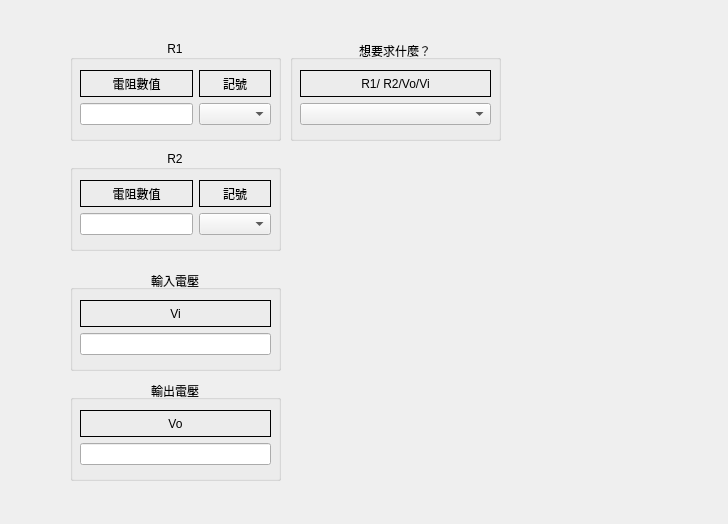
<?xml version="1.0" encoding="UTF-8"?>
<ui version="4.0">
 <class>Voltage_Divider</class>
 <widget class="QWidget" name="Voltage_Divider">
  <property name="geometry">
   <rect>
    <x>0</x>
    <y>0</y>
    <width>728</width>
    <height>524</height>
   </rect>
  </property>
  <property name="windowTitle">
   <string>Form</string>
  </property>
  <widget class="QLabel" name="label_20">
   <property name="geometry">
    <rect>
     <x>380</x>
     <y>340</y>
     <width>251</width>
     <height>111</height>
    </rect>
   </property>
   <property name="sizePolicy">
    <sizepolicy hsizetype="Ignored" vsizetype="Ignored">
     <horstretch>0</horstretch>
     <verstretch>0</verstretch>
    </sizepolicy>
   </property>
   <property name="text">
    <string/>
   </property>
   <property name="pixmap">
    <pixmap resource="../resources/Scientific_computing.qrc">:/resources/Voltage_divider-f.bmp</pixmap>
   </property>
  </widget>
  <widget class="QGroupBox" name="groupBox_8">
   <property name="geometry">
    <rect>
     <x>70</x>
     <y>270</y>
     <width>211</width>
     <height>101</height>
    </rect>
   </property>
   <property name="title">
    <string>輸入電壓</string>
   </property>
   <property name="alignment">
    <set>Qt::AlignmentFlag::AlignCenter</set>
   </property>
   <widget class="QWidget" name="layoutWidget_8">
    <property name="geometry">
     <rect>
      <x>10</x>
      <y>30</y>
      <width>191</width>
      <height>55</height>
     </rect>
    </property>
    <layout class="QGridLayout" name="gridLayout_10">
     <item row="1" column="0">
      <widget class="QLineEdit" name="VI_Input_lineEdit"/>
     </item>
     <item row="0" column="0">
      <widget class="QLabel" name="label_18">
       <property name="frameShape">
        <enum>QFrame::Shape::Box</enum>
       </property>
       <property name="text">
        <string>Vi</string>
       </property>
       <property name="alignment">
        <set>Qt::AlignmentFlag::AlignCenter</set>
       </property>
      </widget>
     </item>
    </layout>
   </widget>
  </widget>
  <widget class="QGroupBox" name="groupBox_9">
   <property name="geometry">
    <rect>
     <x>70</x>
     <y>380</y>
     <width>211</width>
     <height>101</height>
    </rect>
   </property>
   <property name="title">
    <string>輸出電壓</string>
   </property>
   <property name="alignment">
    <set>Qt::AlignmentFlag::AlignCenter</set>
   </property>
   <widget class="QWidget" name="layoutWidget_9">
    <property name="geometry">
     <rect>
      <x>10</x>
      <y>30</y>
      <width>191</width>
      <height>55</height>
     </rect>
    </property>
    <layout class="QGridLayout" name="gridLayout_11">
     <item row="1" column="0">
      <widget class="QLineEdit" name="Vo_Input_lineEdit"/>
     </item>
     <item row="0" column="0">
      <widget class="QLabel" name="label_19">
       <property name="frameShape">
        <enum>QFrame::Shape::Box</enum>
       </property>
       <property name="text">
        <string>Vo</string>
       </property>
       <property name="alignment">
        <set>Qt::AlignmentFlag::AlignCenter</set>
       </property>
      </widget>
     </item>
    </layout>
   </widget>
  </widget>
  <widget class="QLabel" name="label_2">
   <property name="geometry">
    <rect>
     <x>390</x>
     <y>150</y>
     <width>211</width>
     <height>171</height>
    </rect>
   </property>
   <property name="sizePolicy">
    <sizepolicy hsizetype="Ignored" vsizetype="Ignored">
     <horstretch>0</horstretch>
     <verstretch>0</verstretch>
    </sizepolicy>
   </property>
   <property name="text">
    <string/>
   </property>
   <property name="pixmap">
    <pixmap resource="../resources/Scientific_computing.qrc">:/resources/Voltage_divider.bmp</pixmap>
   </property>
  </widget>
  <widget class="QGroupBox" name="groupBox_7">
   <property name="geometry">
    <rect>
     <x>70</x>
     <y>150</y>
     <width>211</width>
     <height>101</height>
    </rect>
   </property>
   <property name="title">
    <string>R2</string>
   </property>
   <property name="alignment">
    <set>Qt::AlignmentFlag::AlignCenter</set>
   </property>
   <widget class="QWidget" name="layoutWidget_7">
    <property name="geometry">
     <rect>
      <x>10</x>
      <y>30</y>
      <width>191</width>
      <height>55</height>
     </rect>
    </property>
    <layout class="QGridLayout" name="gridLayout_9">
     <item row="1" column="0">
      <widget class="QLineEdit" name="R2_Input_lineEdit"/>
     </item>
     <item row="0" column="0">
      <widget class="QLabel" name="label_16">
       <property name="frameShape">
        <enum>QFrame::Shape::Box</enum>
       </property>
       <property name="text">
        <string>電阻數值</string>
       </property>
       <property name="alignment">
        <set>Qt::AlignmentFlag::AlignCenter</set>
       </property>
      </widget>
     </item>
     <item row="0" column="1">
      <widget class="QLabel" name="label_17">
       <property name="frameShape">
        <enum>QFrame::Shape::Box</enum>
       </property>
       <property name="text">
        <string>記號</string>
       </property>
       <property name="alignment">
        <set>Qt::AlignmentFlag::AlignCenter</set>
       </property>
      </widget>
     </item>
     <item row="1" column="1">
      <widget class="QComboBox" name="R2_input_comboBox"/>
     </item>
    </layout>
   </widget>
  </widget>
  <widget class="QGroupBox" name="groupBox_6">
   <property name="geometry">
    <rect>
     <x>70</x>
     <y>40</y>
     <width>211</width>
     <height>101</height>
    </rect>
   </property>
   <property name="title">
    <string>R1</string>
   </property>
   <property name="alignment">
    <set>Qt::AlignmentFlag::AlignCenter</set>
   </property>
   <widget class="QWidget" name="layoutWidget_6">
    <property name="geometry">
     <rect>
      <x>10</x>
      <y>30</y>
      <width>191</width>
      <height>55</height>
     </rect>
    </property>
    <layout class="QGridLayout" name="gridLayout_8">
     <item row="1" column="0">
      <widget class="QLineEdit" name="R1_Input_lineEdit"/>
     </item>
     <item row="0" column="0">
      <widget class="QLabel" name="label_14">
       <property name="frameShape">
        <enum>QFrame::Shape::Box</enum>
       </property>
       <property name="text">
        <string>電阻數值</string>
       </property>
       <property name="alignment">
        <set>Qt::AlignmentFlag::AlignCenter</set>
       </property>
      </widget>
     </item>
     <item row="0" column="1">
      <widget class="QLabel" name="label_15">
       <property name="frameShape">
        <enum>QFrame::Shape::Box</enum>
       </property>
       <property name="text">
        <string>記號</string>
       </property>
       <property name="alignment">
        <set>Qt::AlignmentFlag::AlignCenter</set>
       </property>
      </widget>
     </item>
     <item row="1" column="1">
      <widget class="QComboBox" name="R1_input_comboBox"/>
     </item>
    </layout>
   </widget>
  </widget>
  <widget class="QGroupBox" name="groupBox_10">
   <property name="geometry">
    <rect>
     <x>290</x>
     <y>40</y>
     <width>211</width>
     <height>101</height>
    </rect>
   </property>
   <property name="title">
    <string>想要求什麼？</string>
   </property>
   <property name="alignment">
    <set>Qt::AlignmentFlag::AlignCenter</set>
   </property>
   <widget class="QWidget" name="layoutWidget_10">
    <property name="geometry">
     <rect>
      <x>10</x>
      <y>30</y>
      <width>191</width>
      <height>55</height>
     </rect>
    </property>
    <layout class="QGridLayout" name="gridLayout_12">
     <item row="0" column="0">
      <widget class="QLabel" name="label_22">
       <property name="frameShape">
        <enum>QFrame::Shape::Box</enum>
       </property>
       <property name="text">
        <string>R1/ R2/Vo/Vi</string>
       </property>
       <property name="alignment">
        <set>Qt::AlignmentFlag::AlignCenter</set>
       </property>
      </widget>
     </item>
     <item row="1" column="0">
      <widget class="QComboBox" name="calcMode_comboBox"/>
     </item>
    </layout>
   </widget>
  </widget>
 </widget>
 <resources>
  <include location="../resources/Scientific_computing.qrc"/>
 </resources>
 <connections/>
</ui>
